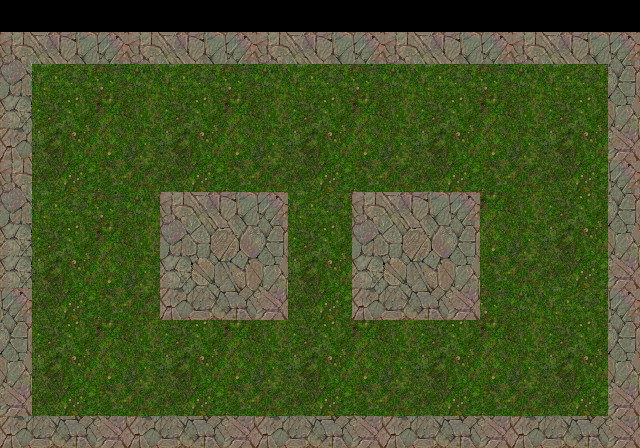

Below is a game level as drawn by its tile map, then a one-line description and the .tmx that defines it (tile-layer data replaced by summaries):
An orthogonal 20x14 tile map with 32x32 px tiles, 1 tile layer (Tile Layer 1), 2 tilesets.

<map version="1.0" orientation="orthogonal" width="20" height="14" tilewidth="32" tileheight="32">
 <tileset firstgid="1" name="Grass" tilewidth="32" tileheight="32">
  <image source="grass.png" width="128" height="128" />
 </tileset>
 <tileset firstgid="17" name="Rocks" tilewidth="32" tileheight="32">
  <properties>
   <property name="blocked" value="true" />
  </properties>
  <image source="rocks.png" width="128" height="128" />
  <tile id="0">
   <properties>
    <property name="blocked" value="true" />
   </properties>
  </tile>
  <tile id="1">
   <properties>
    <property name="blocked" value="true" />
   </properties>
  </tile>
  <tile id="2">
   <properties>
    <property name="blocked" value="true" />
   </properties>
  </tile>
  <tile id="3">
   <properties>
    <property name="blocked" value="true" />
   </properties>
  </tile>
  <tile id="4">
   <properties>
    <property name="blocked" value="true" />
   </properties>
  </tile>
  <tile id="5">
   <properties>
    <property name="blocked" value="true" />
   </properties>
  </tile>
  <tile id="6">
   <properties>
    <property name="blocked" value="true" />
   </properties>
  </tile>
  <tile id="7">
   <properties>
    <property name="blocked" value="true" />
   </properties>
  </tile>
  <tile id="8">
   <properties>
    <property name="blocked" value="true" />
   </properties>
  </tile>
  <tile id="9">
   <properties>
    <property name="blocked" value="true" />
   </properties>
  </tile>
  <tile id="10">
   <properties>
    <property name="blocked" value="true" />
   </properties>
  </tile>
  <tile id="11">
   <properties>
    <property name="blocked" value="true" />
   </properties>
  </tile>
  <tile id="12">
   <properties>
    <property name="blocked" value="true" />
   </properties>
  </tile>
  <tile id="13">
   <properties>
    <property name="blocked" value="true" />
   </properties>
  </tile>
  <tile id="14">
   <properties>
    <property name="blocked" value="true" />
   </properties>
  </tile>
  <tile id="15">
   <properties>
    <property name="blocked" value="true" />
   </properties>
  </tile>
 </tileset>
 <layer name="Tile Layer 1" width="20" height="14">
  <data>[280 cells, 260 non-empty, 32 distinct tile ids]</data>
 </layer>
</map>